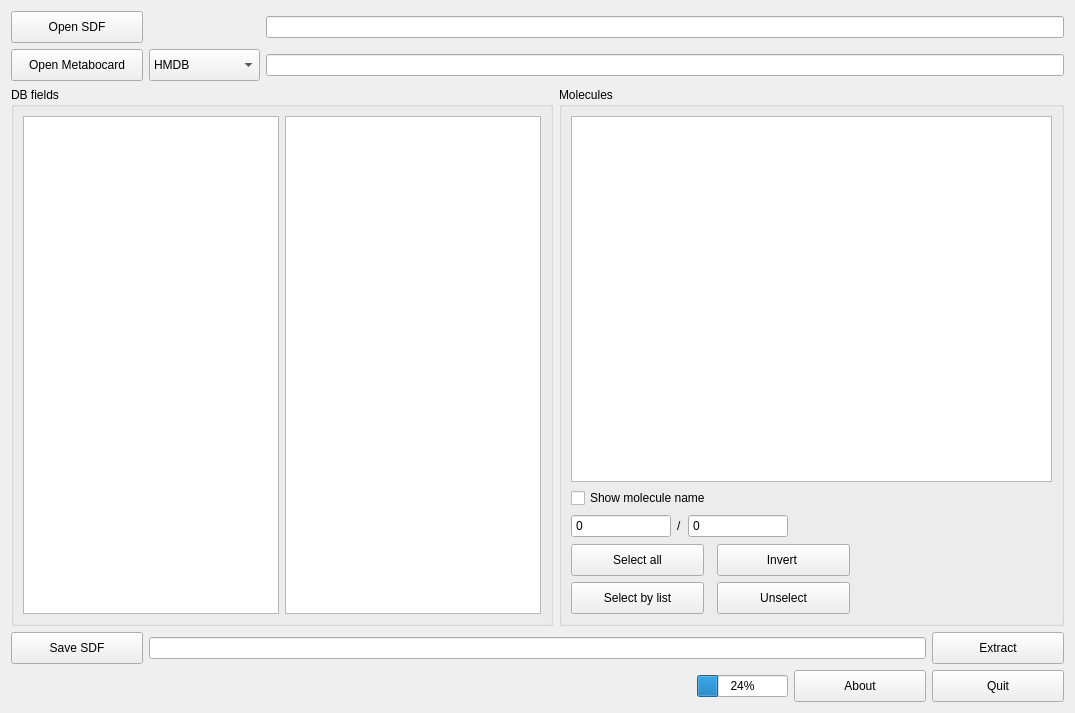
<?xml version="1.0" encoding="UTF-8"?>
<ui version="4.0">
 <class>MetaSDFX</class>
 <widget class="QWidget" name="MetaSDFX">
  <property name="geometry">
   <rect>
    <x>0</x>
    <y>0</y>
    <width>1075</width>
    <height>713</height>
   </rect>
  </property>
  <property name="windowTitle">
   <string>MetaSDF-X</string>
  </property>
  <layout class="QGridLayout" name="gridLayout_7">
   <item row="0" column="0" colspan="3">
    <layout class="QGridLayout" name="gridLayout_3">
     <item row="0" column="0">
      <widget class="QPushButton" name="openSDFButton">
       <property name="minimumSize">
        <size>
         <width>132</width>
         <height>32</height>
        </size>
       </property>
       <property name="maximumSize">
        <size>
         <width>132</width>
         <height>32</height>
        </size>
       </property>
       <property name="text">
        <string>Open SDF</string>
       </property>
      </widget>
     </item>
     <item row="0" column="2">
      <widget class="QLineEdit" name="lineEdit"/>
     </item>
     <item row="1" column="0">
      <widget class="QPushButton" name="openMetabocardButton">
       <property name="minimumSize">
        <size>
         <width>132</width>
         <height>32</height>
        </size>
       </property>
       <property name="maximumSize">
        <size>
         <width>132</width>
         <height>32</height>
        </size>
       </property>
       <property name="text">
        <string>Open Metabocard</string>
       </property>
      </widget>
     </item>
     <item row="1" column="1">
      <widget class="QComboBox" name="dbtype">
       <property name="sizePolicy">
        <sizepolicy hsizetype="Expanding" vsizetype="Fixed">
         <horstretch>0</horstretch>
         <verstretch>0</verstretch>
        </sizepolicy>
       </property>
       <property name="minimumSize">
        <size>
         <width>110</width>
         <height>32</height>
        </size>
       </property>
       <property name="maximumSize">
        <size>
         <width>111</width>
         <height>32</height>
        </size>
       </property>
       <property name="editable">
        <bool>false</bool>
       </property>
       <item>
        <property name="text">
         <string>HMDB</string>
        </property>
       </item>
       <item>
        <property name="text">
         <string>KEGG</string>
        </property>
       </item>
      </widget>
     </item>
     <item row="1" column="2">
      <widget class="QLineEdit" name="lineEdit_2"/>
     </item>
    </layout>
   </item>
   <item row="1" column="0" colspan="3">
    <layout class="QGridLayout" name="gridLayout_5">
     <item row="0" column="0">
      <widget class="QGroupBox" name="groupBox_3">
       <property name="title">
        <string>DB fields</string>
       </property>
       <layout class="QGridLayout" name="gridLayout_2">
        <item row="0" column="0">
         <widget class="QTreeWidget" name="treeWidget">
          <property name="editTriggers">
           <set>QAbstractItemView::NoEditTriggers</set>
          </property>
          <attribute name="headerVisible">
           <bool>false</bool>
          </attribute>
          <column>
           <property name="text">
            <string notr="true">1</string>
           </property>
          </column>
         </widget>
        </item>
        <item row="0" column="1">
         <widget class="QListView" name="listView_2">
          <property name="editTriggers">
           <set>QAbstractItemView::NoEditTriggers</set>
          </property>
          <property name="alternatingRowColors">
           <bool>true</bool>
          </property>
          <property name="selectionMode">
           <enum>QAbstractItemView::MultiSelection</enum>
          </property>
         </widget>
        </item>
       </layout>
      </widget>
     </item>
     <item row="0" column="1">
      <widget class="QGroupBox" name="groupBox">
       <property name="title">
        <string>Molecules</string>
       </property>
       <layout class="QGridLayout" name="gridLayout_6">
        <item row="1" column="0" colspan="3">
         <widget class="QListView" name="listView">
          <property name="editTriggers">
           <set>QAbstractItemView::NoEditTriggers</set>
          </property>
          <property name="alternatingRowColors">
           <bool>true</bool>
          </property>
          <property name="selectionMode">
           <enum>QAbstractItemView::MultiSelection</enum>
          </property>
         </widget>
        </item>
        <item row="4" column="1" colspan="2">
         <widget class="QPushButton" name="invertButton">
          <property name="minimumSize">
           <size>
            <width>110</width>
            <height>32</height>
           </size>
          </property>
          <property name="maximumSize">
           <size>
            <width>133</width>
            <height>32</height>
           </size>
          </property>
          <property name="text">
           <string>Invert </string>
          </property>
         </widget>
        </item>
        <item row="3" column="2">
         <spacer name="horizontalSpacer_2">
          <property name="orientation">
           <enum>Qt::Horizontal</enum>
          </property>
          <property name="sizeHint" stdset="0">
           <size>
            <width>41</width>
            <height>20</height>
           </size>
          </property>
         </spacer>
        </item>
        <item row="4" column="0">
         <widget class="QPushButton" name="selectAllButton">
          <property name="minimumSize">
           <size>
            <width>110</width>
            <height>32</height>
           </size>
          </property>
          <property name="maximumSize">
           <size>
            <width>133</width>
            <height>32</height>
           </size>
          </property>
          <property name="text">
           <string>Select all</string>
          </property>
         </widget>
        </item>
        <item row="3" column="0" colspan="2">
         <layout class="QGridLayout" name="gridLayout">
          <item row="0" column="0">
           <widget class="QSpinBox" name="selmol">
            <property name="minimumSize">
             <size>
              <width>100</width>
              <height>24</height>
             </size>
            </property>
            <property name="maximumSize">
             <size>
              <width>100</width>
              <height>24</height>
             </size>
            </property>
            <property name="readOnly">
             <bool>true</bool>
            </property>
            <property name="buttonSymbols">
             <enum>QAbstractSpinBox::NoButtons</enum>
            </property>
            <property name="maximum">
             <number>99999999</number>
            </property>
           </widget>
          </item>
          <item row="0" column="1">
           <widget class="QLabel" name="label_2">
            <property name="text">
             <string>/</string>
            </property>
           </widget>
          </item>
          <item row="0" column="2">
           <widget class="QSpinBox" name="totalmol">
            <property name="minimumSize">
             <size>
              <width>100</width>
              <height>24</height>
             </size>
            </property>
            <property name="maximumSize">
             <size>
              <width>100</width>
              <height>24</height>
             </size>
            </property>
            <property name="readOnly">
             <bool>true</bool>
            </property>
            <property name="buttonSymbols">
             <enum>QAbstractSpinBox::NoButtons</enum>
            </property>
            <property name="maximum">
             <number>99999999</number>
            </property>
           </widget>
          </item>
         </layout>
        </item>
        <item row="5" column="0">
         <widget class="QPushButton" name="selectbylistButton">
          <property name="minimumSize">
           <size>
            <width>110</width>
            <height>32</height>
           </size>
          </property>
          <property name="maximumSize">
           <size>
            <width>133</width>
            <height>32</height>
           </size>
          </property>
          <property name="text">
           <string>Select by list</string>
          </property>
         </widget>
        </item>
        <item row="5" column="1" colspan="2">
         <widget class="QPushButton" name="unselectButton">
          <property name="minimumSize">
           <size>
            <width>110</width>
            <height>32</height>
           </size>
          </property>
          <property name="maximumSize">
           <size>
            <width>133</width>
            <height>32</height>
           </size>
          </property>
          <property name="text">
           <string>Unselect</string>
          </property>
         </widget>
        </item>
        <item row="2" column="0">
         <widget class="QCheckBox" name="showmolname">
          <property name="text">
           <string>Show molecule name</string>
          </property>
         </widget>
        </item>
       </layout>
      </widget>
     </item>
    </layout>
   </item>
   <item row="2" column="0" colspan="3">
    <layout class="QGridLayout" name="gridLayout_4">
     <item row="0" column="1">
      <widget class="QLineEdit" name="lineEdit_3"/>
     </item>
     <item row="0" column="0">
      <widget class="QPushButton" name="saveSDFButton">
       <property name="minimumSize">
        <size>
         <width>132</width>
         <height>32</height>
        </size>
       </property>
       <property name="maximumSize">
        <size>
         <width>132</width>
         <height>32</height>
        </size>
       </property>
       <property name="text">
        <string>Save SDF</string>
       </property>
      </widget>
     </item>
     <item row="0" column="2">
      <widget class="QPushButton" name="extractButton">
       <property name="minimumSize">
        <size>
         <width>132</width>
         <height>32</height>
        </size>
       </property>
       <property name="maximumSize">
        <size>
         <width>132</width>
         <height>32</height>
        </size>
       </property>
       <property name="text">
        <string>Extract</string>
       </property>
      </widget>
     </item>
    </layout>
   </item>
   <item row="3" column="0">
    <spacer name="horizontalSpacer">
     <property name="orientation">
      <enum>Qt::Horizontal</enum>
     </property>
     <property name="sizeHint" stdset="0">
      <size>
       <width>914</width>
       <height>20</height>
      </size>
     </property>
    </spacer>
   </item>
   <item row="3" column="1">
    <widget class="QProgressBar" name="progressBar">
     <property name="value">
      <number>24</number>
     </property>
    </widget>
   </item>
   <item row="3" column="2">
    <layout class="QHBoxLayout" name="horizontalLayout">
     <item>
      <widget class="QPushButton" name="aboutButton">
       <property name="minimumSize">
        <size>
         <width>132</width>
         <height>32</height>
        </size>
       </property>
       <property name="maximumSize">
        <size>
         <width>132</width>
         <height>32</height>
        </size>
       </property>
       <property name="text">
        <string>About</string>
       </property>
      </widget>
     </item>
     <item>
      <widget class="QPushButton" name="quitButton">
       <property name="minimumSize">
        <size>
         <width>132</width>
         <height>32</height>
        </size>
       </property>
       <property name="maximumSize">
        <size>
         <width>132</width>
         <height>32</height>
        </size>
       </property>
       <property name="text">
        <string>Quit</string>
       </property>
      </widget>
     </item>
    </layout>
   </item>
  </layout>
  <zorder>groupBox_3</zorder>
  <zorder>groupBox</zorder>
  <zorder>progressBar</zorder>
  <zorder>aboutButton</zorder>
 </widget>
 <resources/>
 <connections/>
</ui>
